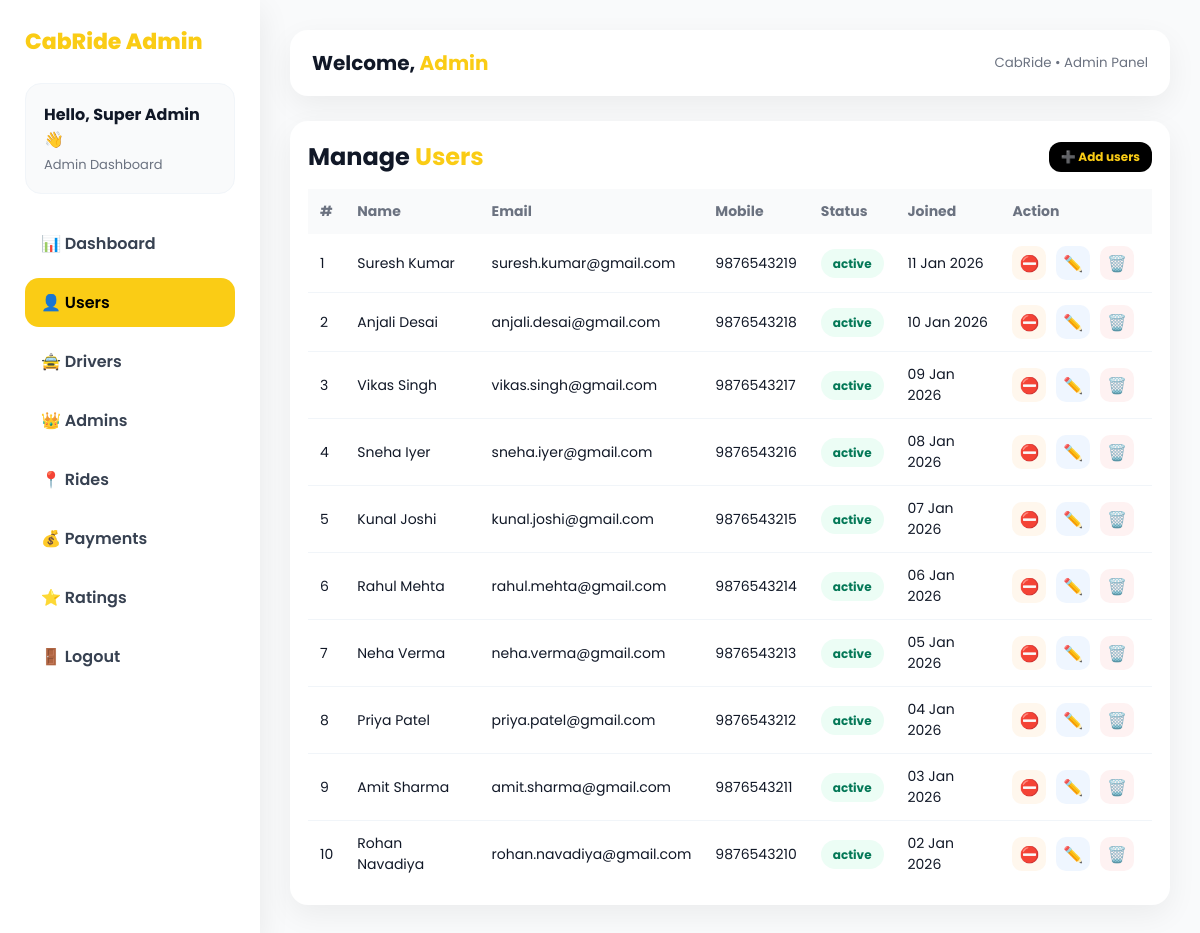
Page /admin/users.php (signed in) on the committed database.
### tables this page shows
CREATE TABLE `users` (
  `id` int(11) NOT NULL,
  `full_name` varchar(100) NOT NULL,
  `email` varchar(100) NOT NULL,
  `mobile` varchar(15) NOT NULL,
  `password` varchar(255) NOT NULL,
  `status` enum('active','inactive') DEFAULT 'active',
  `created_at` timestamp NOT NULL DEFAULT current_timestamp(),
  `img` varchar(255) NOT NULL DEFAULT '123_unknown.jpg'
);

### admin/users.php (the view, shortened to what this page needs)
<?php
include("../config/db.php");
if (!isset($_SESSION['admin_id'])) { ?>
<?php }
$admin_name = $_SESSION['admin_name'];
$sql = "SELECT id, full_name, email, mobile, status, created_at FROM users ORDER BY created_at DESC";
$result = mysqli_query($link, $sql);
?>
<!DOCTYPE html>
<html lang="en">
<head>
</head>
<body>
    <div class="wrapper">
        <div class="sidebar">
            <div class="brand">CabRide Admin</div>
            <div class="profile-box">
                <h3>Hello, <?= $admin_name; ?> 👋</h3>
                <p>Admin Dashboard</p>
            </div>
            <div class="menu">
                <a href="dashboard.php">📊 Dashboard</a>
                <a class="active" href="users.php">👤 Users</a>
                <a href="drivers.php">🚖 Drivers</a>
                <a href="admins.php">👑 Admins</a>
                <a href="rides.php">📍 Rides</a>
                <a href="payments.php">💰 Payments</a>
                <a href="ratings.php">⭐ Ratings</a>
                <a href="logout.php">🚪 Logout</a>
            </div>
        </div>
        <div class="main">
            <div class="topbar">
                <h2>Welcome, <span>Admin</span></h2>
                <small style="color:#6b7280;">CabRide • Admin Panel</small>
            </div>
            <div class="card">
                <div style="display:flex; justify-content:space-between; align-items:center; margin-bottom:15px;">
                    <h2>Manage <span style="color:#facc15">Users</span></h2>
                    <a href="add_users.php" class="btn btn-toggle">➕ Add users</a>
                </div>
                <table>
                    <thead>
                        <tr>
                            <th>#</th>
                            <th>Name</th>
                            <th>Email</th>
                            <th>Mobile</th>
                            <th>Status</th>
                            <th>Joined</th>
                            <th>Action</th>
                        </tr>
                    </thead>
                    <tbody>
                        <?php
                        $i = 1;
                        while ($row = mysqli_fetch_assoc($result)) {
                            extract($row);
                        ?>
                            <tr>
                                <td><?= $i++; ?></td>
                                <td><?= $full_name; ?></td>
                                <td><?= $email; ?></td>
                                <td><?= $mobile; ?></td>
                                <td>
                                    <span class="badge <?= $status; ?>">
                                        <?= $status; ?>
                                    </span>
                                </td>
                                <td><?= date("d M Y", strtotime($created_at)); ?></td>
                                <td style="white-space:nowrap;">
                                    <a
                                        href="submit/active_inactive_user.php?user_id=<?= $id; ?>"
                                        class="action-btn <?= $status == 'active' ? 'btn-deactivate' : 'btn-activate'; ?>"
                                        title="<?= $status == 'active' ? 'Deactivate User' : 'Activate User'; ?>"
                                        onclick="return confirm('Change user status?')">
                                        <?= $status == 'active' ? '⛔' : '✔'; ?>
                                    </a>
                                    <a
                                        href="edit_users.php?user_id=<?= $id; ?>"
                                        class="action-btn btn-edit"
                                        title="Edit User">
                                        ✏️
                                    </a>
                                    <a
                                        href="submit/delete_users.php?user_id=<?= $id; ?>"
                                        class="action-btn btn-delete"
                                        title="Delete User"
                                        onclick="return confirm('Do you want to delete this user?')">
                                        🗑️
                                    </a>
                                </td>
                            </tr>
                        <?php } ?>
                    </tbody>
                </table>
            </div>
        </div>
    </div>
</body>
</html>

### admin/users.php (style rules this page uses)
* { margin: 0; padding: 0; box-sizing: border-box; font-family: 'Poppins', sans-serif }
body { background: #f9fafb; color: #111827 }
.wrapper { display: flex; min-height: 100vh }
.profile-box { background: #f9fafb; border-radius: 16px; padding: 18px; margin-bottom: 25px; border: 1px solid #f1f5f9; }
.profile-box h3 { font-size: 16px; margin-bottom: 3px; }
.profile-box p { font-size: 13px; color: #6b7280; }
.sidebar { width: 260px; background: #fff; box-shadow: 0 10px 30px rgba(0, 0, 0, .08); padding: 25px; }
.brand { font-size: 22px; font-weight: 800; color: #facc15; margin-bottom: 25px }
.menu a { display: block; padding: 12px 16px; border-radius: 14px; margin-bottom: 10px; text-decoration: none; color: #374151; font-weight: 600; }
.menu a.active, .menu a:hover { background: #facc15; color: #000; }
.main { flex: 1; padding: 30px }
.topbar { background: #fff; padding: 18px 22px; border-radius: 18px; box-shadow: 0 10px 30px rgba(0, 0, 0, 0.06); display: flex; align-items: center; justify-content: space-between; margin-bottom: 25px; }
.topbar h2 { font-size: 20px; }
.topbar span { color: #facc15; font-weight: 700; }
.card { background: #fff; padding: 18px; border-radius: 18px; box-shadow: 0 10px 30px rgba(0, 0, 0, .06); }
table { width: 100%; border-collapse: collapse; }
th, td { padding: 12px; font-size: 14px; text-align: left; }
th { background: #f9fafb; color: #6b7280; }
tr:not(:last-child) td { border-bottom: 1px solid #f1f5f9; }
.badge { padding: 6px 12px; border-radius: 20px; font-size: 12px; font-weight: 700; }
.active { background: #ecfdf5; color: #047857 }
.btn { padding: 6px 12px; border-radius: 12px; font-size: 12px; font-weight: 700; text-decoration: none; }
.btn-toggle { background: #000; color: #facc15; }
.action-btn { display: inline-flex; align-items: center; justify-content: center; width: 34px; height: 34px; border-radius: 10px; font-size: 16px; font-weight: 700; text-decoration: none; margin-right: 6px; transition: 0.2s; }
.btn-deactivate { background: #fff7ed; color: #c2410c; }
.btn-edit { background: #eff6ff; color: #1d4ed8; }
.btn-delete { background: #fef2f2; color: #b91c1c; }

### rows in the picture
users: full_name "Suresh Kumar", email "suresh.kumar@gmail.com", mobile "9876543219", status "active", created_at "11 Jan 2026"
users: full_name "Anjali Desai", email "anjali.desai@gmail.com", mobile "9876543218", status "active", created_at "10 Jan 2026"
users: full_name "Vikas Singh", email "vikas.singh@gmail.com", mobile "9876543217", status "active", created_at "09 Jan 2026"
users: full_name "Sneha Iyer", email "sneha.iyer@gmail.com", mobile "9876543216", status "active", created_at "08 Jan 2026"
users: full_name "Kunal Joshi", email "kunal.joshi@gmail.com", mobile "9876543215", status "active", created_at "07 Jan 2026"
users: full_name "Rahul Mehta", email "rahul.mehta@gmail.com", mobile "9876543214", status "active", created_at "06 Jan 2026"
users: full_name "Neha Verma", email "neha.verma@gmail.com", mobile "9876543213", status "active", created_at "05 Jan 2026"
users: full_name "Priya Patel", email "priya.patel@gmail.com", mobile "9876543212", status "active", created_at "04 Jan 2026"
users: full_name "Amit Sharma", email "amit.sharma@gmail.com", mobile "9876543211", status "active", created_at "03 Jan 2026"
users: full_name "Rohan Navadiya", email "rohan.navadiya@gmail.com", mobile "9876543210", status "active", created_at "02 Jan 2026"

### other values in the picture
$admin_name "Super Admin"
